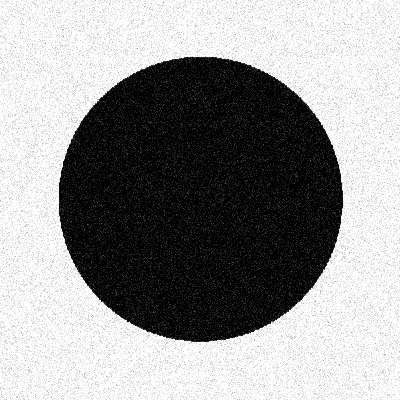
#> input picture data/circle-noised.png, 400 x 400 px
$ jupyter execute fourier.ipynb
#> lines starting #> are read from the running program, lines starting #| are printed output that depends on the picture
# Odszumianie obrazów za pomocą transformaty Fouriera

## Odszumiwanie obrazu szarego

[cell 1]
import matplotlib.pyplot as plt
import numpy as np
from scipy import fft, fftpack
from skimage import io

image = io.imread('./data/circle-noised.png')
#> image is the input picture: shape (400, 400); min 0, max 255, mean 151.3
io.imshow(image)

### Transformacja do przestrzeni szumów

[cell 2]
image_fft = fftpack.fftn(image)
# Show the results

def plot_spectrum(im_fft):
    from matplotlib.colors import LogNorm
    # A logarithmic colormap
    plt.imshow(np.abs(im_fft), norm=LogNorm(vmin=5))
    plt.colorbar()

plt.figure()
plot_spectrum(image_fft)
plt.title('Fourier transform')
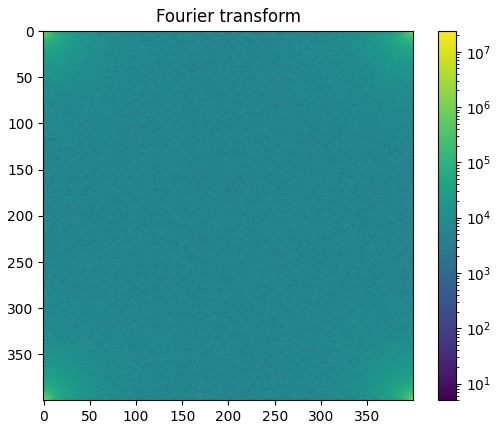
#> figure drawn by matplotlib, 2 panels

### Usuwanie wysokich szumów

[cell 3]
keep = 0.15
image_fft2 = image_fft.copy()
r, c = image_fft2.shape
#> r = 400; c = 400
image_fft2[int(r * keep):int(r * (1 - keep))] = 0
image_fft2[:, int(c * keep):int(c * (1 - keep))] = 0

plt.figure()
plot_spectrum(image_fft2)
plt.title("Spectrum")
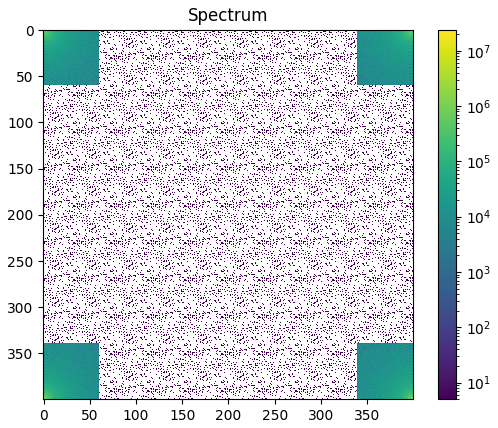
#> figure drawn by matplotlib, 2 panels

### Nowy obraz

Po użyciu transformaty Fouriera, niskie częstotliwosci są zachowywane a wysokie są usuwane. Efektem jest obraz z mniejszą iloscią szczegółów oraz zredukowanym szumem.

[cell 4]
image_new = fftpack.ifftn(image_fft2).real
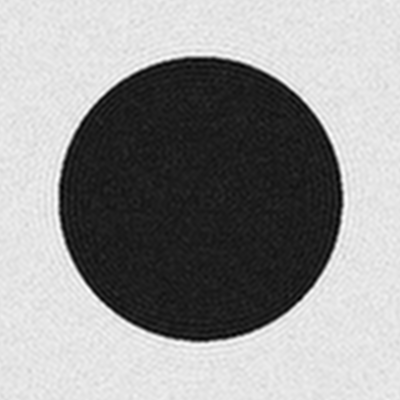
#> image_new: shape (400, 400) float64; min -25.41, max 275.1, mean 151.3; drawn with min black and max white
plt.figure()
plt.imshow(image_new, plt.cm.gray)
plt.title("New image")

## Usuwanie szumów ze zdjęcia kolorowego

Przy usuwaniu szumów ze zdjęcia kolorowego musimy wykonać te same kroki co przy usuwaniu szumów ze zdjęcia szarego. Musimy jedynie pamiętać o powtórzeniu całego procesu dla każdego kanału, których mamy 3 w przypadku obrazów kolorowych.

[cell 5]
im = io.imread('./data/namib-noised.png')
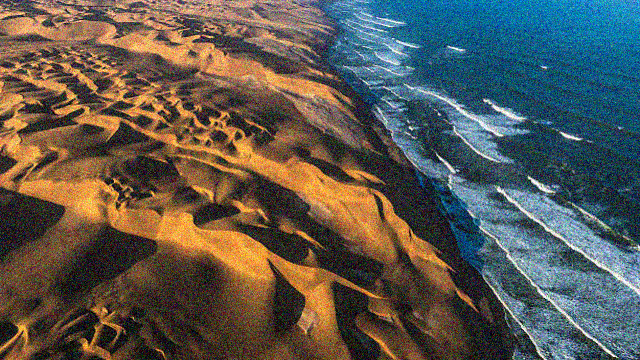
#> input picture data/namib-noised.png, 640 x 360 px
#> im is the input picture: shape (360, 640, 3); mean R, G, B 91.6, 88.4, 80.9
io.imshow(im)
io.show()

### Transformacja do przestrzeni szumów

[cell 6]
im_fft = np.zeros_like(im, np.complex64)
for k in range(3):
    im_fft[:, :, k] = fftpack.fft2(im[:, :, k])

# Show the results
plt.figure()
plot_spectrum(im_fft[:, :, 0])
plt.title('Fourier transform')
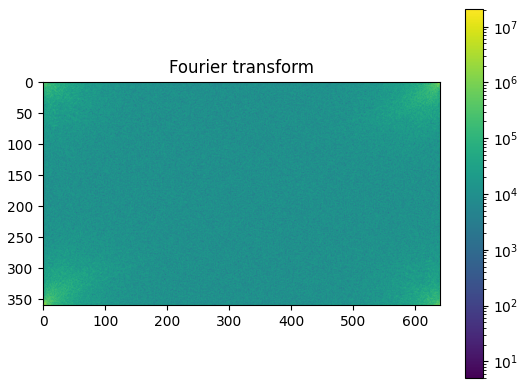
#> figure drawn by matplotlib, 2 panels

### Usuwanie wysokich szumów

[cell 7]
im_fft2 = im_fft.copy()
keep = 0.15
for k in range(3):
    r, c = im_fft2[:, :, k].shape
    im_fft2[int(r * keep):int(r * (1 - keep)), :, k] = 0
    im_fft2[:, int(c * keep):int(c * (1 - keep)), k] = 0

plt.figure()
plot_spectrum(im_fft2[:, :, 0])
plt.title("Spectrum")
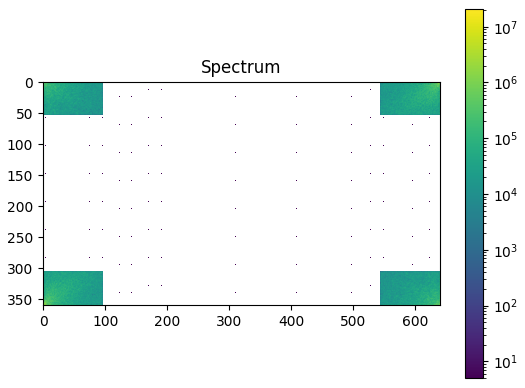
#> figure drawn by matplotlib, 2 panels

### Nowy obraz

[cell 8]
im_new = np.zeros_like(im, np.uint8)
for k in range(3):
    im_new[:, :, k] = fftpack.ifft2(im_fft2[:, :, k]).real
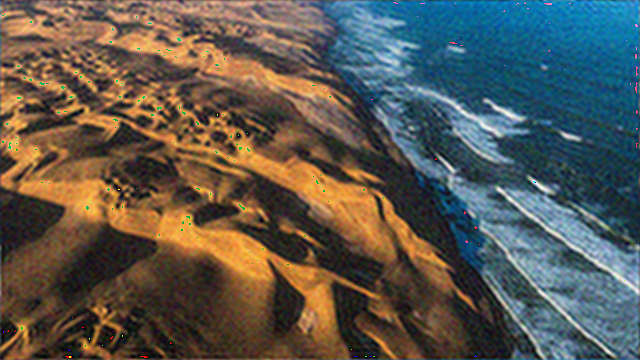
#> im_new: shape (360, 640, 3); mean of channels 0, 1, 2 91, 87.9, 80.4; drawn as R, G, B

im_new.clip(0, 255).astype(np.uint8)
plt.figure()
plt.imshow(im_new)
plt.title("New image")
